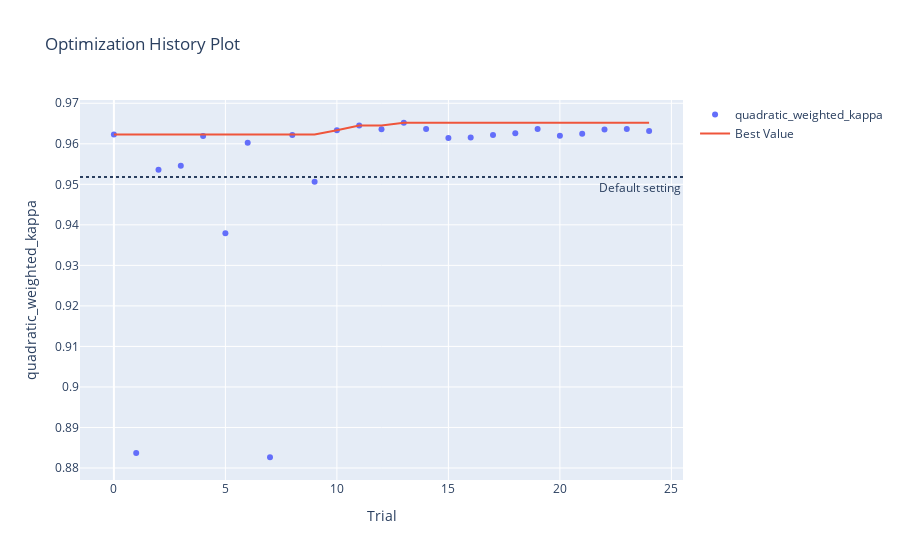

The notebook cell this image was saved under:
### Code cell
svm = tuner.SVM_tuner(target="qwk", kernel_seed=11, valid_seed = 222, optuna_seed = 3333).fit(x_train, y_train)
svm.plot()

### Figure 1 — Plotly figure (JSON) as saved in the notebook; plotly's stock layout.template omitted (floating-point values rounded to 4 significant figures)
{"data": [{"mode": "markers", "name": "quadratic_weighted_kappa", "type": "scatter", "x": [0, 1, 2, 3, 4, 5, 6, 7, 8, 9, 10, 11, 12, 13, 14, 15, 16, 17, 18, 19, 20, 21, 22, 23, 24], "y": [0.9623, 0.8837, 0.9536, 0.9546, 0.9619, 0.938, 0.9603, 0.8826, 0.9622, 0.9506, 0.9634, 0.9645, 0.9636, 0.9652, 0.9637, 0.9614, 0.9616, 0.9622, 0.9626, 0.9636, 0.962, 0.9625, 0.9635, 0.9636, 0.9631]}, {"mode": "lines", "name": "Best Value", "type": "scatter", "x": [0, 1, 2, 3, 4, 5, 6, 7, 8, 9, 10, 11, 12, 13, 14, 15, 16, 17, 18, 19, 20, 21, 22, 23, 24], "y": [0.9623, 0.9623, 0.9623, 0.9623, 0.9623, 0.9623, 0.9623, 0.9623, 0.9623, 0.9623, 0.9634, 0.9645, 0.9645, 0.9652, 0.9652, 0.9652, 0.9652, 0.9652, 0.9652, 0.9652, 0.9652, 0.9652, 0.9652, 0.9652, 0.9652]}, {"marker": {"color": "#cccccc"}, "mode": "markers", "name": "Infeasible Trial", "showlegend": false, "type": "scatter", "x": [], "y": []}], "layout": {"annotations": [{"showarrow": false, "text": "Default setting", "x": 1, "xanchor": "right", "xref": "x domain", "y": 0.9518, "yanchor": "top", "yref": "y"}], "shapes": [{"line": {"dash": "dot"}, "type": "line", "x0": 0, "x1": 1, "xref": "x domain", "y0": 0.9518, "y1": 0.9518, "yref": "y"}], "title": {"text": "Optimization History Plot"}, "xaxis": {"title": {"text": "Trial"}}, "yaxis": {"title": {"text": "quadratic_weighted_kappa"}}}}
